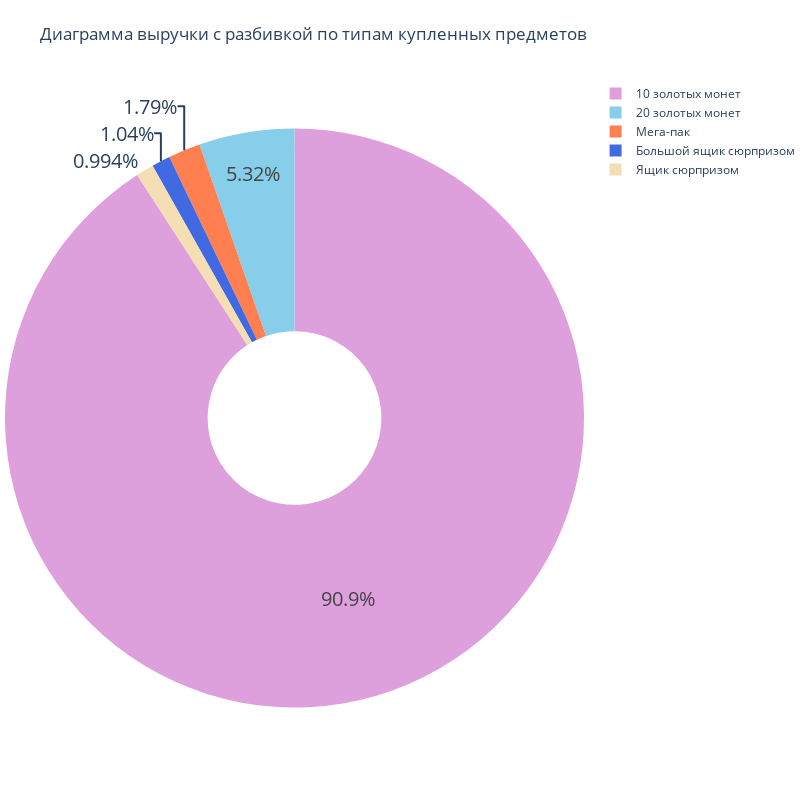

Source (notebook cell):
### Code cell
colors__ = ['plum','skyblue', 'royalblue', 'coral', 'wheat']
fig = go.Figure()
fig.add_trace(go.Pie(labels=purchases_pie.index.values, values=purchases_pie['Общая выручка'], hole=0.3))
fig.update_layout(title='Диаграмма выручки с разбивкой по типам купленных предметов',margin=dict(l=0, r=0, t=25, b=0),width=800, height=800)
fig.update_traces(hoverinfo='label+percent+value', textinfo='percent', textfont_size=20,
                  marker=dict(colors=colors__))
fig.show()

### Figure 1 — Plotly figure (JSON) as saved in the notebook; plotly's stock layout.template omitted (floating-point values rounded to 4 significant figures)
{"data": [{"hole": 0.3, "hoverinfo": "label+percent+value", "labels": ["10 золотых монет", "20 золотых монет", "Большой ящик сюрпризом", "Мега-пак", "Ящик сюрпризом"], "marker": {"colors": ["plum", "skyblue", "royalblue", "coral", "wheat"]}, "textfont": {"size": 20}, "textinfo": "percent", "type": "pie", "values": [6580, 385.5, 75, 130, 72]}], "layout": {"height": 800, "margin": {"b": 0, "l": 0, "r": 0, "t": 25}, "title": {"text": "Диаграмма выручки с разбивкой по типам купленных предметов"}, "width": 800}}
